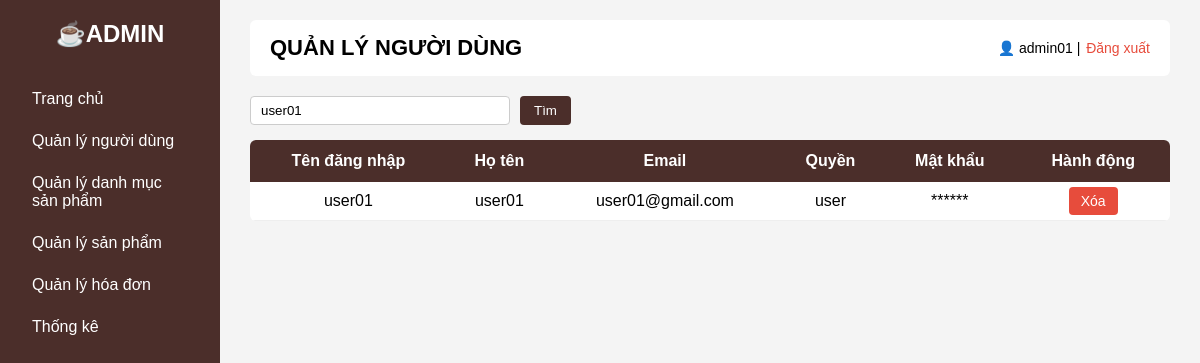
Screenshot of /php/phpAdmin/adminUsers.php?keyword=user01 (signed in) with the database file from the repository.
### tables this page shows
CREATE TABLE `users` (
  `id` int(11) NOT NULL,
  `name` varchar(100) NOT NULL,
  `username` varchar(100) NOT NULL,
  `password` varchar(255) NOT NULL,
  `role` varchar(20) NOT NULL DEFAULT 'user',
  `email` varchar(255) NOT NULL,
  `address` varchar(255) DEFAULT NULL
);

### php/phpAdmin/adminUsers.php (the view, shortened to what this page needs)
<?php
include "../connect.php";
    $keyword = '';
    if (isset($_GET['keyword'])) {
        $keyword = trim($_GET['keyword']);
    }
    $sql = "SELECT id, username, name, email, role
            FROM users
            WHERE role = 'user'";
    if ($keyword !== '') {
        $sql .= " AND (username LIKE ? OR name LIKE ? OR email LIKE ?)";
        $stmt = $conn->prepare($sql);
        $search = "%$keyword%";
        $stmt->bind_param("sss", $search, $search, $search);
        $stmt->execute();
        $result = $stmt->get_result();
    } else {
        $result = $conn->query($sql);
    }
?>
<!DOCTYPE html>
<html lang="vi">
<head>
    <link rel="stylesheet" href="/quanlyquancaphe_web/Coffee_Web/css/home.css?v=<?php echo time(); ?>">
</head>
<body>
    <div class="layout">
        <aside class="sidebar">
            <h2>☕ADMIN</h2>
            <ul>
                <li><a href="adminHome.php">Trang chủ</a></li>
                <li><a href="adminUsers.php">Quản lý người dùng</a></li>
                <li><a href="categories.php">Quản lý danh mục sản phẩm</a></li>
                <li><a href="products.php">Quản lý sản phẩm</a></li>
                <li><a href="orders.php">Quản lý hóa đơn</a></li>
                <li><a href="statistics.php">Thống kê</a></li>
            </ul>
        </aside>
        <main class="content">
            <header class="topbar">
                <h1>QUẢN LÝ NGƯỜI DÙNG</h1>
                <div class="account">
                    👤
                    <?= htmlspecialchars($_SESSION["username"]) ?> |
                    <a href="../phpAccount/logout.php">Đăng xuất</a>
                </div>
            </header>
            <form method="get" class="search-form">
                <input
                    type="text"
                    name="keyword"
                    placeholder="Tìm theo tên, email hoặc username..."
                    value="<?= htmlspecialchars($keyword) ?>"
                >
                <button type="submit">Tìm</button>
            </form>
            <table>
                <tr>
                    <th>Tên đăng nhập</th>
                    <th>Họ tên</th>
                    <th>Email</th>
                    <th>Quyền</th>
                    <th>Mật khẩu</th>
                    <th>Hành động</th>
                </tr>
                <?php while ($row = $result->fetch_assoc()) { ?>
                    <tr>
                        <td><?= htmlspecialchars($row["username"]) ?></td>
                        <td><?= htmlspecialchars($row["name"]) ?></td>
                        <td><?= htmlspecialchars($row["email"]) ?></td>
                        <td><?= $row["role"] ?></td>
                        <td>******</td>
                        <td>
                            <?php if ($row["role"] !== "admin") { ?>
                                <a
                                    class="btn-delete"
                                    href="?delete=<?= $row["id"] ?>"
                                    onclick="return confirm('Bạn có chắc muốn xóa tài khoản này?')">
                                    Xóa
                                </a>
                            <?php } ?>
                        </td>
                    </tr>
                <?php } ?>
            </table>
        </main>
    </div>
</body>
</html>

### css/home.css (style rules this page uses)
* { margin: 0; padding: 0; box-sizing: border-box; font-family: Arial, sans-serif; }
.layout { display: flex; min-height: 100vh; background: #f4f4f4; }
.sidebar { width: 220px; background: #4b2e2a; color: white; padding: 20px; position: sticky; top: 0; height: 100vh; overflow-y: auto; }
.sidebar h2 { text-align: center; margin-bottom: 30px; }
.sidebar ul { list-style: none; }
.sidebar li { padding: 12px; cursor: pointer; border-radius: 5px; }
.content { flex: 1; padding: 20px 30px; }
.topbar { display: flex; justify-content: space-between; align-items: center; background: white; padding: 15px 20px; border-radius: 6px; margin-bottom: 20px; }
.topbar h1 { font-size: 22px; }
.account { font-size: 14px; }
.account a { text-decoration: none; color: #e74c3c; margin-left: 2px; }
.sidebar a { text-decoration: none; color: white; display: block; width: 100%; }
table { width: 100%; background: white; border-collapse: collapse; border-radius: 6px; overflow: hidden; }
th { background: #4b2e2a; color: white; padding: 12px; text-align: center; }
td { padding: 10px; text-align: center; border-bottom: 1px solid #eee; }
.btn-delete { background: #e74c3c; color: white; padding: 6px 12px; border-radius: 4px; text-decoration: none; font-size: 14px; }
.search-form { margin-bottom: 15px; display: flex; gap: 10px; }
.search-form input { padding: 6px 10px; width: 260px; border: 1px solid #ccc; border-radius: 4px; }
.search-form button { padding: 6px 14px; background: #4b2e2a; color: white; border: none; border-radius: 4px; cursor: pointer; }

### rows the page displays
users: username "user01", name "user01", email "user01@gmail.com", role "user"

### other values shown
$_SESSION["username"] "admin01"
